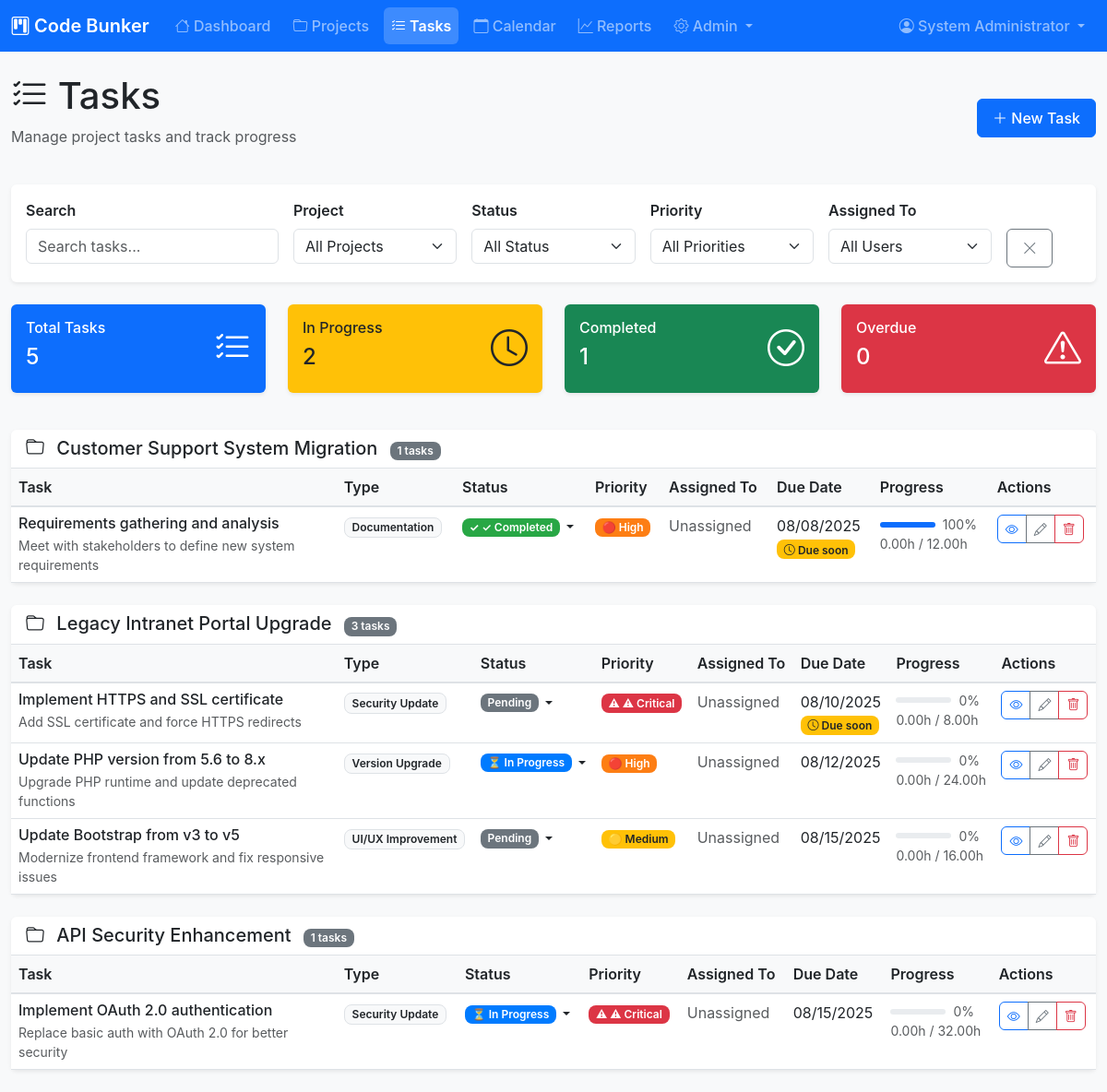
/pages/tasks.php (signed in), run on the app's committed database.
### tables this page shows
CREATE TABLE tasks (
    id INT AUTO_INCREMENT PRIMARY KEY,
    project_id INT NOT NULL,
    title VARCHAR(255) NOT NULL,
    description TEXT,
    task_type VARCHAR(100) DEFAULT 'General',
    priority ENUM('critical', 'high', 'medium', 'low') DEFAULT 'medium',
    status ENUM('pending', 'in_progress', 'completed', 'blocked', 'cancelled') DEFAULT 'pending',
    assigned_to INT,
    depends_on_task_id INT NULL,
    estimated_hours DECIMAL(5,2) DEFAULT 0,
    actual_hours DECIMAL(5,2) DEFAULT 0,
    start_date DATE,
    due_date DATE,
    completed_at TIMESTAMP NULL,
    created_at TIMESTAMP DEFAULT CURRENT_TIMESTAMP,
    updated_at TIMESTAMP DEFAULT CURRENT_TIMESTAMP ON UPDATE CURRENT_TIMESTAMP,
    FOREIGN KEY (project_id) REFERENCES projects(id) ON DELETE CASCADE,
    FOREIGN KEY (assigned_to) REFERENCES users(id) ON DELETE SET NULL,
    FOREIGN KEY (depends_on_task_id) REFERENCES tasks(id) ON DELETE SET NULL,
    INDEX idx_project_id (project_id),
    INDEX idx_status (status),
    INDEX idx_assigned_to (assigned_to),
    INDEX idx_due_date (due_date)
);

CREATE TABLE projects (
    id INT AUTO_INCREMENT PRIMARY KEY,
    name VARCHAR(255) NOT NULL,
    description TEXT,
    category VARCHAR(100) DEFAULT 'Development Project',
    priority ENUM('critical', 'high', 'medium', 'low') DEFAULT 'medium',
    status ENUM('planning', 'in_progress', 'testing', 'completed', 'on_hold') DEFAULT 'planning',
    current_version VARCHAR(50),
    target_version VARCHAR(50),
    start_date DATE,
    due_date DATE,
    completion_date DATE NULL,
    estimated_hours DECIMAL(6,2) DEFAULT 0,
    actual_hours DECIMAL(6,2) DEFAULT 0,
    budget DECIMAL(10,2),
    created_by INT NOT NULL,
    assigned_to INT,
    created_at TIMESTAMP DEFAULT CURRENT_TIMESTAMP,
    updated_at TIMESTAMP DEFAULT CURRENT_TIMESTAMP ON UPDATE CURRENT_TIMESTAMP,
    FOREIGN KEY (created_by) REFERENCES users(id) ON DELETE RESTRICT,
    FOREIGN KEY (assigned_to) REFERENCES users(id) ON DELETE SET NULL,
    INDEX idx_status (status),
    INDEX idx_priority (priority),
    INDEX idx_due_date (due_date),
    INDEX idx_category (category)
);

### pages/tasks.php (the view, shortened to what the rows shown need)
<?php
require_once dirname(__FILE__) . '/../includes/header.php';
$currentUser = getCurrentUser();
$filters = [
    'project_id' => $_GET['project_id'] ?? '',
    'status' => $_GET['status'] ?? '',
    'priority' => $_GET['priority'] ?? '',
    'assigned_to' => $_GET['assigned_to'] ?? '',
    'task_type' => $_GET['task_type'] ?? '',
    'search' => $_GET['search'] ?? ''
];
$tasks = getTasks(null, $filters);
$tasksByProject = [];
foreach ($tasks as $task) {
    $projectName = $task['project_name'];
    if (!isset($tasksByProject[$projectName])) {
        $tasksByProject[$projectName] = [];
    }
    $tasksByProject[$projectName][] = $task;
}
?>
<div class="d-flex justify-content-between align-items-center mb-4">
    <div>
        <h1><i class="bi bi-list-check"></i> Tasks</h1>
    </div>
</div>
<?php if (empty($tasks)): ?>
<div class="card">
    <div class="card-body text-center p-5">
        <i class="bi bi-list-check fs-1 text-muted"></i>
        <h5 class="text-muted mt-3">No tasks found</h5>
        <p class="text-muted">Create your first task to get started.</p>
        <button type="button" class="btn btn-primary" data-bs-toggle="modal" data-bs-target="#taskModal" onclick="openCreateModal()">
            <i class="bi bi-plus-lg"></i> Create Task
        </button>
    </div>
</div>
<?php else: ?>
<?php foreach ($tasksByProject as $projectName => $projectTasks): ?>
<div class="card mb-4">
    <div class="card-header">
        <h5 class="mb-0">
            <i class="bi bi-folder me-2"></i>
            <?php echo htmlspecialchars($projectName); ?>
            <span class="badge bg-secondary ms-2"><?php echo count($projectTasks); ?> tasks</span>
        </h5>
    </div>
    <div class="card-body p-0">
        <div class="table-responsive">
            <table class="table table-hover mb-0">
                <thead class="table-light">
                    <tr>
                        <th width="30%">Task</th>
                        <th>Type</th>
                        <th>Status</th>
                        <th>Priority</th>
                        <th>Assigned To</th>
                        <th>Due Date</th>
                        <th>Progress</th>
                        <th>Actions</th>
                    </tr>
                </thead>
                <tbody>
                    <?php foreach ($projectTasks as $task): ?>
                    <tr class="clickable-row" data-href="task_view.php?id=<?php echo $task['id']; ?>" style="cursor: pointer;">
                        <td>
                            <div>
                                <h6 class="mb-1"><?php echo htmlspecialchars($task['title']); ?></h6>
                                <?php if ($task['description']): ?>
                                <small class="text-muted text-truncate-2"><?php echo htmlspecialchars(substr($task['description'], 0, 100)) . (strlen($task['description']) > 100 ? '...' : ''); ?></small>
                                <?php endif; ?>
                            </div>
                        </td>
                        <td>
                            <span class="badge bg-light text-dark border"><?php echo htmlspecialchars($task['task_type']); ?></span>
                        </td>
                        <td>
                            <div class="dropdown">
                                <button class="btn btn-sm p-0 border-0 bg-transparent dropdown-toggle" type="button" data-bs-toggle="dropdown">
                                    <?php echo getStatusBadge($task['status'], 'task'); ?>
                                </button>
                            </div>
                        </td>
                        <td><?php echo getPriorityBadge($task['priority']); ?></td>
                        <td>
                            <?php echo $task['assigned_to_name'] ? htmlspecialchars($task['assigned_to_name']) : '<span class="text-muted">Unassigned</span>'; ?>
                        </td>
                        <td>
                            <?php if ($task['due_date']): ?>
                                <?php
                                $daysUntilDue = $task['days_until_due'];
                                $isOverdue = $daysUntilDue < 0 && $task['status'] !== 'completed';
                                $isDueSoon = $daysUntilDue <= 3 && $daysUntilDue >= 0;
                                ?>
                                <div class="<?php echo $isOverdue ? 'text-danger' : ($isDueSoon ? 'text-dark' : ''); ?>">
                                    <?php echo formatDate($task['due_date']); ?>
                                    <?php if ($isOverdue): ?>
                                        <br><small><i class="bi bi-exclamation-triangle"></i> Overdue</small>
                                    <?php elseif ($isDueSoon): ?>
                                        <br><small class="badge bg-warning text-dark"><i class="bi bi-clock"></i> Due soon</small>
                                    <?php endif; ?>
                                </div>
                            <?php else: ?>
                                <span class="text-muted">Not set</span>
                            <?php endif; ?>
                        </td>
                        <td>
                            <?php if ($task['estimated_hours'] > 0): ?>
                                <?php
                                $progress = $task['actual_hours'] > 0 ? round(($task['actual_hours'] / $task['estimated_hours']) * 100, 1) : 0;
                                if ($task['status'] === 'completed') $progress = 100;
                                ?>
                                <div class="d-flex align-items-center">
                                    <div class="progress me-2" style="width: 60px; height: 6px;">
                                        <div class="progress-bar" style="width: <?php echo min($progress, 100); ?>%"></div>
                                    </div>
                                    <small class="text-muted"><?php echo $progress; ?>%</small>
                                </div>
                                <small class="text-muted d-block"><?php echo $task['actual_hours']; ?>h / <?php echo $task['estimated_hours']; ?>h</small>
                            <?php else: ?>
                                <span class="text-muted">-</span>
                            <?php endif; ?>
                        </td>
                        <td>
                            <div class="btn-group" role="group">
                                <button type="button" class="btn btn-sm btn-outline-primary"
                                        onclick="viewTask(<?php echo $task['id']; ?>)">
                                    <i class="bi bi-eye"></i>
                                </button>
                                <button type="button" class="btn btn-sm btn-outline-secondary"
                                        onclick="editTask(<?php echo $task['id']; ?>)">
                                    <i class="bi bi-pencil"></i>
                                </button>
                                <?php if (isAdmin() || $task['assigned_to'] == $currentUser['id']): ?>
                                <button type="button" class="btn btn-sm btn-outline-danger"
                                        onclick="deleteTask(<?php echo $task['id']; ?>, '<?php echo htmlspecialchars($task['title']); ?>')">
                                    <i class="bi bi-trash"></i>
                                </button>
                                <?php endif; ?>
                            </div>
                        </td>
                    </tr>
                    <?php endforeach; ?>
                </tbody>
            </table>
        </div>
    </div>
</div>
<?php endforeach; ?>
<?php endif; ?>
    </main>
</body>
</html>

### config/config.php (shortened to what the rows shown need)
<?php
function formatDate($date, $format = DISPLAY_DATE_FORMAT) {
    try {
        $dateObj = new DateTime($date);
        return $dateObj->format($format);
    } catch (Exception $e) {
        return $date;
    }
}
function getStatusBadge($status, $type = 'project') {
    $statusLabels = ($type === 'task') ? TASK_STATUS : PROJECT_STATUS;
    $label = isset($statusLabels[$status]) ? $statusLabels[$status] : ucfirst($status);
    $color = isset(STATUS_COLORS[$status]) ? STATUS_COLORS[$status] : '#6c757d';
    $icon = '';
    switch($status) {
        case 'completed': $icon = '✓ '; break;
        case 'in_progress': $icon = '⏳ '; break;
    }
    return '<span class="badge badge-' . $status . '" style="background-color: ' . $color . '" aria-label="Status: ' . $label . '">' . $icon . $label . '</span>';
}
function getPriorityBadge($priority) {
    $label = isset(PRIORITY_LEVELS[$priority]) ? PRIORITY_LEVELS[$priority] : ucfirst($priority);
    $color = isset(PRIORITY_COLORS[$priority]) ? PRIORITY_COLORS[$priority] : '#6c757d';
    $icon = '';
    switch($priority) {
        case 'critical': $icon = '⚠ '; break;
        case 'high': $icon = '🔴 '; break;
        case 'medium': $icon = '🟡 '; break;
    }
    return '<span class="badge badge-' . $priority . '" style="background-color: ' . $color . '" aria-label="Priority: ' . $label . '">' . $icon . $label . '</span>';
}
require_once CONFIG_PATH . '/database.php';
?>

### data on the page
tasks: title "Requirements gathering and analysis", description "Meet with stakeholders to define new system requirements", task_type "Documentation", status "✓", status "Completed", priority "🔴", priority "High", due_date "08/08/2025", shows "Due soon", status "100", actual_hours "0.00", estimated_hours "12.00"
tasks: title "Implement HTTPS and SSL certificate", description "Add SSL certificate and force HTTPS redirects", task_type "Security Update", status "Pending", priority "⚠", priority "Critical", due_date "08/10/2025", shows "Due soon", actual_hours "0", actual_hours "0.00", estimated_hours "8.00"
tasks: title "Update PHP version from 5.6 to 8.x", description "Upgrade PHP runtime and update deprecated functions", task_type "Version Upgrade", status "⏳", status "In Progress", priority "🔴", priority "High", due_date "08/12/2025", actual_hours "0", actual_hours "0.00", estimated_hours "24.00"
tasks: title "Update Bootstrap from v3 to v5", description "Modernize frontend framework and fix responsive issues", task_type "UI/UX Improvement", status "Pending", priority "🟡", priority "Medium", due_date "08/15/2025", actual_hours "0", actual_hours "0.00", estimated_hours "16.00"
tasks: project.name "API Security Enhancement", count($projectTasks) "1", title "Implement OAuth 2.0 authentication", description "Replace basic auth with OAuth 2.0 for better security", task_type "Security Update", status "⏳", status "In Progress", priority "⚠", priority "Critical", due_date "08/15/2025", actual_hours "0", actual_hours "0.00", estimated_hours "32.00"

### other printed values
APP_NAME "Code Bunker"
$currentUser['first_name'] . ' ' . $currentUser['last_name'] "System Administrator"
count($tasks) "5"
count(array_filter($tasks, fn($t) => $t['status'] === 'in_progress')) "2"
count(array_filter($tasks, fn($t) => $t['status'] === 'completed')) "1"
$projectName "Customer Support System Migration"
count($projectTasks) "1"
$projectName "Legacy Intranet Portal Upgrade"
count($projectTasks) "3"
